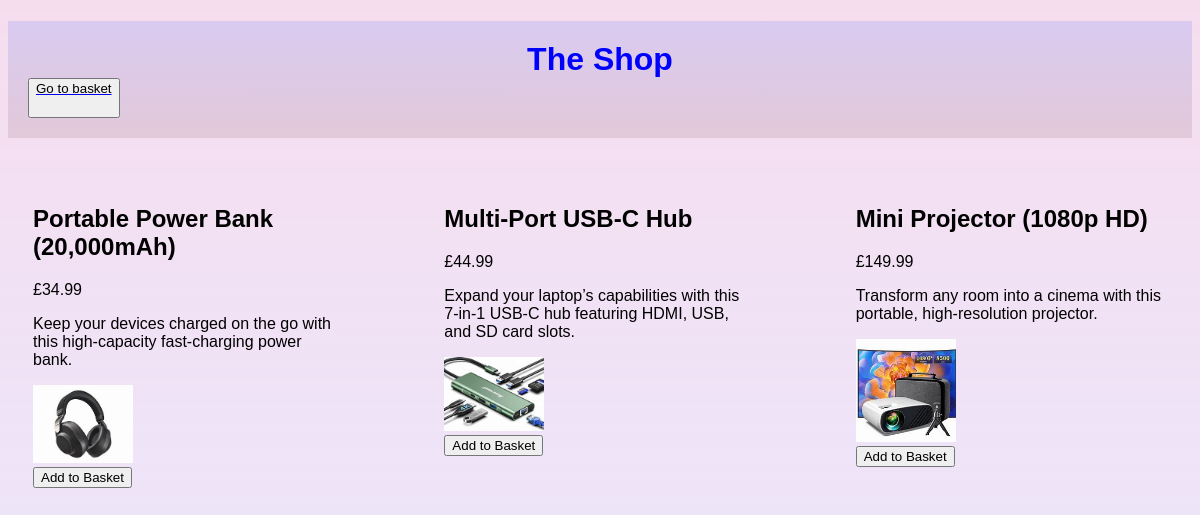
The page / on the database its author committed.
### tables this page shows
CREATE TABLE products (
        id INTEGER PRIMARY KEY AUTOINCREMENT,
        name TEXT NOT NULL,
        price TEXT NOT NULL,
        description TEXT NOT NULL,
        image TEXT NOT NULL,
        environmentScore INTEGER NOT NULL
    );

### app4.py (the view)
@app.route('/')
def galleryPage():
    technologies = get_products()  # Fetching all products from the database
    return render_template('index.html', technologies=technologies)  # Rendering the homepage template with products

### app4.py (called while the page is built)
def get_products():
    conn = sqlite3.connect('products.db')  # Connecting to the database
    cursor = conn.cursor()  # Creating a cursor object to execute SQL queries
    cursor.execute("SELECT id, name, price, description, image FROM products")  # Querying all products
    products = [
        {"id": row[0], "name": row[1], "price": row[2], "description": row[3], "image": row[4]}
        for row in cursor.fetchall()
    ]
    conn.close()  # Closing the database connection
    return products  # Returning the list of products

### templates/index.html (shortened to what this page needs)
<!DOCTYPE html>
<html lang="en">
<head>
    <link rel="stylesheet" href="{{ url_for('static', filename='index.css') }}">
</head>
<body>
    <h1>The Shop <a href="{{url_for('basketPage')}}"> <button id = "basketButton">Go to basket</button></a></h1>
<div class="product-container">
{% for tech in technologies %}
    <div>
        <h2>{{ tech.name }}</h2>
        <p>{{ tech.price }}</p>
        <p>{{ tech.description }}</p>
        <img src="{{ url_for('static', filename=tech.image) }}" alt="{{ url_for('static', filename=tech.image) }}" width="100">
        <br>
        <a href="{{ url_for('add_to_basket', techId=tech.id) }}">
            <button>Add to Basket</button>
        </a>
        <br>
        <br>
        <br>
        <br>
    </div>
{% endfor %}
</div>
</body>
</html>

### static/index.css (style rules this page uses)
body { background: linear-gradient(rgb(240, 199, 228,0.6), rgba(219, 204, 245, 0.5)); font-family: Arial, sans-serif; }
h1 { color: blue; padding: 20px; align-items: center; text-align: center; background: linear-gradient(rgba(104, 125, 247, 0.2), rgba(71, 8, 8, 0.1)); }
.product-container { display: grid; grid-template-columns: repeat(auto-fit, minmax(250px, 1fr)); gap: 100px; padding: 25px; }
#basketButton { text-align: left; align-items: left; display: flex; height: 5vh; }

### rows shown on the page
products: name "Portable Power Bank (20,000mAh)", price "£34.99", description "Keep your devices charged on the go with this high-capacity fast-charging power bank.", image (picture)
products: name "Multi-Port USB-C Hub", price "£44.99", description "Expand your laptop’s capabilities with this 7-in-1 USB-C hub featuring HDMI, USB, and SD card slots.", image (picture)
products: name "Mini Projector (1080p HD)", price "£149.99", description "Transform any room into a cinema with this portable, high-resolution projector.", image (picture)
